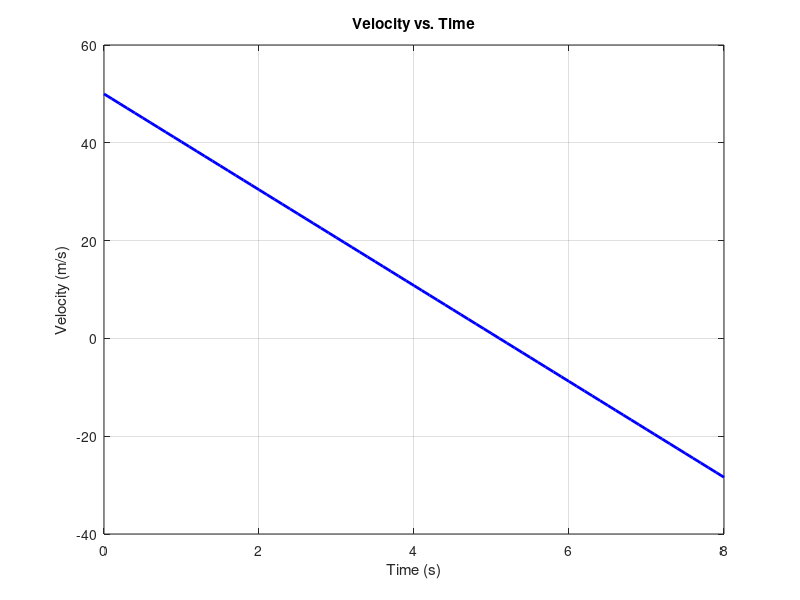

MATLAB code to generate this figure:
t = 0:0.1:8; % Time values from 0 to 8 seconds with a step of 0.1 seconds
v = -9.8 * t + 50;   % Calculate the velocity using the given equation
figure;  % Create the plot
plot(t, v, 'b-', 'LineWidth', 2); % Plot the velocity as a function of time
xlabel('Time (s)');
ylabel('Velocity (m/s)');
title('Velocity vs. Time');
grid on; % Add grid
